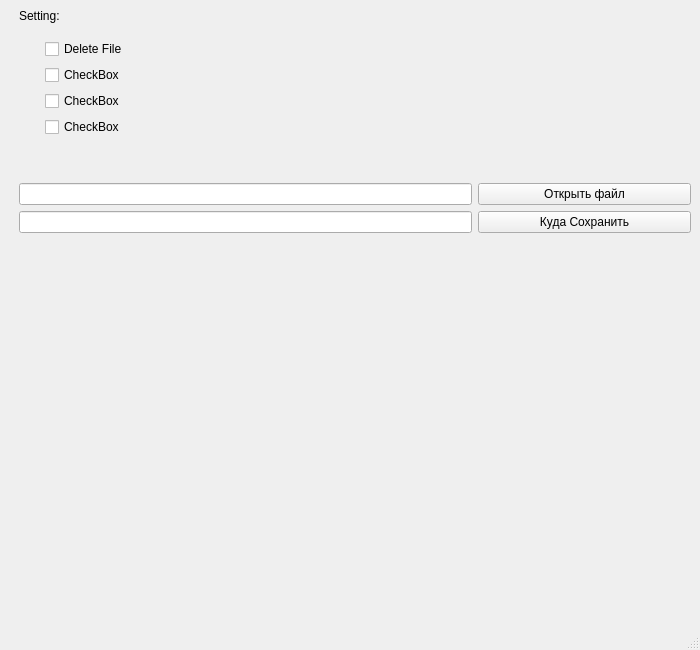
<?xml version="1.0" encoding="UTF-8"?>
<ui version="4.0">
 <class>MainWindow</class>
 <widget class="QMainWindow" name="MainWindow">
  <property name="geometry">
   <rect>
    <x>0</x>
    <y>0</y>
    <width>700</width>
    <height>650</height>
   </rect>
  </property>
  <property name="windowTitle">
   <string>MainWindow</string>
  </property>
  <widget class="QWidget" name="centralwidget">
   <property name="enabled">
    <bool>true</bool>
   </property>
   <layout class="QGridLayout" name="gridLayout_2">
    <item row="1" column="0">
     <layout class="QGridLayout" name="gridLayout">
      <property name="leftMargin">
       <number>10</number>
      </property>
      <property name="spacing">
       <number>6</number>
      </property>
      <item row="8" column="3">
       <widget class="QPushButton" name="pushButton_2">
        <property name="text">
         <string>Куда Сохранить</string>
        </property>
       </widget>
      </item>
      <item row="2" column="0">
       <spacer name="horizontalSpacer">
        <property name="orientation">
         <enum>Qt::Horizontal</enum>
        </property>
        <property name="sizeType">
         <enum>QSizePolicy::Maximum</enum>
        </property>
        <property name="sizeHint" stdset="0">
         <size>
          <width>20</width>
          <height>20</height>
         </size>
        </property>
       </spacer>
      </item>
      <item row="0" column="0" colspan="3">
       <widget class="QLabel" name="label">
        <property name="text">
         <string>Setting:</string>
        </property>
        <property name="textFormat">
         <enum>Qt::AutoText</enum>
        </property>
        <property name="margin">
         <number>0</number>
        </property>
       </widget>
      </item>
      <item row="2" column="1" colspan="2">
       <widget class="QCheckBox" name="checkBox">
        <property name="enabled">
         <bool>true</bool>
        </property>
        <property name="sizePolicy">
         <sizepolicy hsizetype="Minimum" vsizetype="Fixed">
          <horstretch>0</horstretch>
          <verstretch>0</verstretch>
         </sizepolicy>
        </property>
        <property name="sizeIncrement">
         <size>
          <width>0</width>
          <height>0</height>
         </size>
        </property>
        <property name="layoutDirection">
         <enum>Qt::LeftToRight</enum>
        </property>
        <property name="text">
         <string>Delete File</string>
        </property>
        <property name="checkable">
         <bool>true</bool>
        </property>
        <property name="checked">
         <bool>false</bool>
        </property>
        <property name="tristate">
         <bool>false</bool>
        </property>
       </widget>
      </item>
      <item row="7" column="0" colspan="3">
       <widget class="QLineEdit" name="lineEdit"/>
      </item>
      <item row="6" column="0" colspan="3">
       <spacer name="verticalSpacer_3">
        <property name="orientation">
         <enum>Qt::Vertical</enum>
        </property>
        <property name="sizeType">
         <enum>QSizePolicy::Fixed</enum>
        </property>
        <property name="sizeHint" stdset="0">
         <size>
          <width>20</width>
          <height>40</height>
         </size>
        </property>
       </spacer>
      </item>
      <item row="1" column="0" colspan="3">
       <spacer name="verticalSpacer_2">
        <property name="orientation">
         <enum>Qt::Vertical</enum>
        </property>
        <property name="sizeType">
         <enum>QSizePolicy::Fixed</enum>
        </property>
        <property name="sizeHint" stdset="0">
         <size>
          <width>0</width>
          <height>10</height>
         </size>
        </property>
       </spacer>
      </item>
      <item row="7" column="3">
       <widget class="QPushButton" name="pushButton">
        <property name="text">
         <string>Открыть файл</string>
        </property>
       </widget>
      </item>
      <item row="8" column="0" colspan="3">
       <widget class="QLineEdit" name="lineEdit_2"/>
      </item>
      <item row="3" column="1" colspan="2">
       <widget class="QCheckBox" name="checkBox_2">
        <property name="text">
         <string>CheckBox</string>
        </property>
       </widget>
      </item>
      <item row="4" column="1" colspan="2">
       <widget class="QCheckBox" name="checkBox_3">
        <property name="text">
         <string>CheckBox</string>
        </property>
       </widget>
      </item>
      <item row="5" column="1" colspan="2">
       <widget class="QCheckBox" name="checkBox_4">
        <property name="text">
         <string>CheckBox</string>
        </property>
       </widget>
      </item>
     </layout>
    </item>
    <item row="2" column="0">
     <spacer name="verticalSpacer">
      <property name="orientation">
       <enum>Qt::Vertical</enum>
      </property>
      <property name="sizeHint" stdset="0">
       <size>
        <width>20</width>
        <height>40</height>
       </size>
      </property>
     </spacer>
    </item>
   </layout>
  </widget>
  <widget class="QMenuBar" name="menubar">
   <property name="geometry">
    <rect>
     <x>0</x>
     <y>0</y>
     <width>700</width>
     <height>22</height>
    </rect>
   </property>
  </widget>
  <widget class="QStatusBar" name="statusbar"/>
 </widget>
 <resources/>
 <connections/>
</ui>
